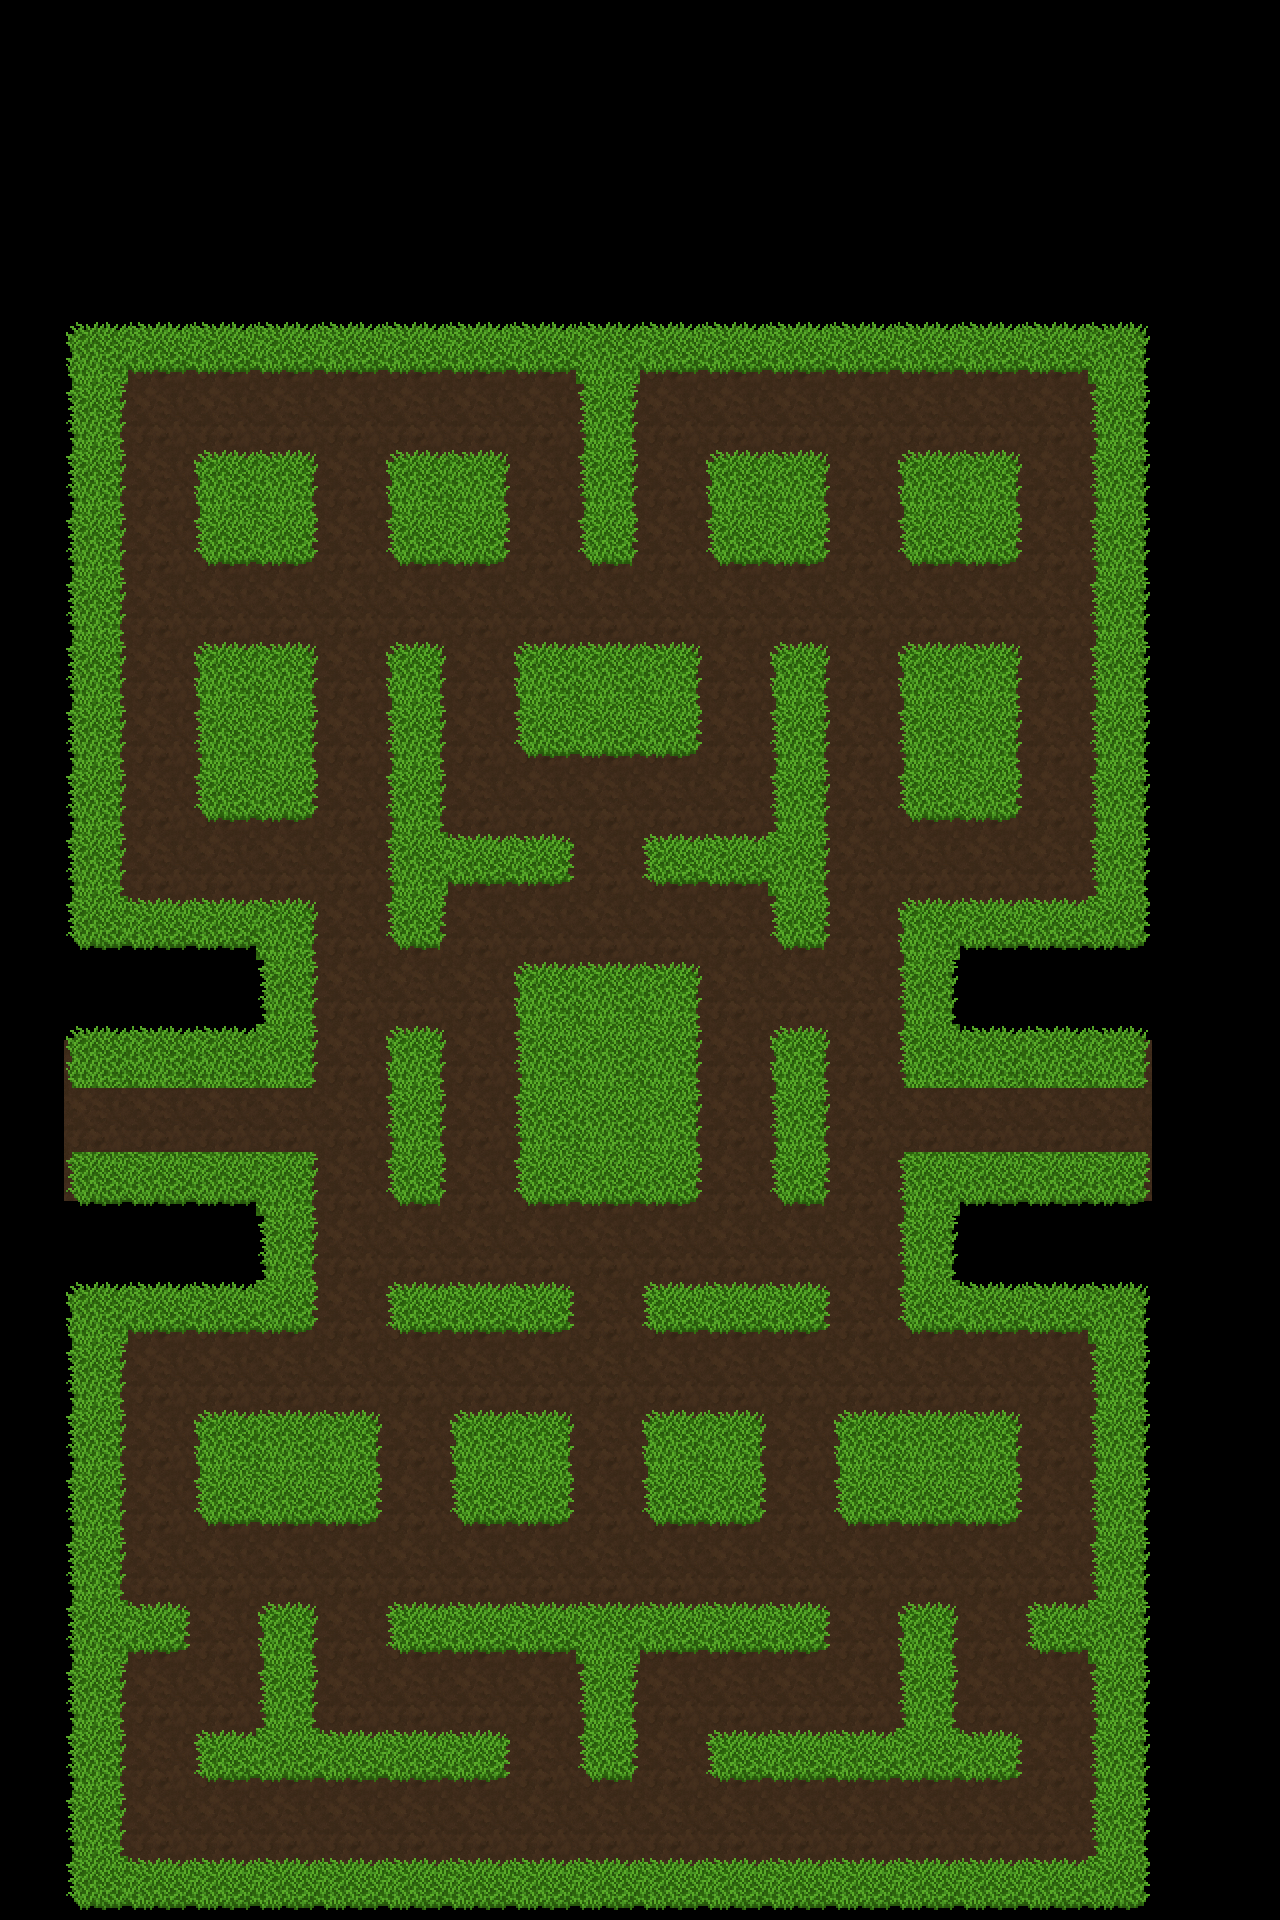

Tiled map render using the project's own tile images. Description and the map definition, with tile-layer contents summarised, below:
An orthogonal 20x30 tile map with 64x64 px tiles, 2 tile layers (Tile Layer 1, Tile Layer 2) and 239 objects.

<map version="1.8" tiledversion="1.8.5" orientation="orthogonal" renderorder="right-down" width="20" height="30" tilewidth="64" tileheight="64" infinite="0" nextlayerid="14" nextobjectid="352">
 <editorsettings>
  <export target="CaterpillarLevel4-start.tmx" format="tmx" />
 </editorsettings>
 <tileset firstgid="1" source="grass_atlas2.tsx" />
 <layer id="1" name="Tile Layer 1" width="20" height="30">
  <data>[600 cells, 413 non-empty, 9 distinct tile ids]</data>
 </layer>
 <layer id="2" name="Tile Layer 2" width="20" height="30">
  <data>[600 cells, 230 non-empty, 18 distinct tile ids]</data>
 </layer>
 <objectgroup id="13" name="Path">
  <object id="161" x="128" y="384" width="64" height="64" />
  <object id="163" x="192" y="384" width="64" height="64" />
  <object id="164" x="256" y="384" width="64" height="64" />
  <object id="165" x="320" y="384" width="64" height="64" />
  <object id="166" x="384" y="384" width="64" height="64" />
  <object id="167" x="448" y="384" width="64" height="64" />
  <object id="168" x="512" y="384" width="64" height="64" />
  <object id="169" x="512" y="448" width="64" height="64" />
  <object id="170" x="512" y="512" width="64" height="64" />
  <object id="171" x="512" y="576" width="64" height="64" />
  <object id="172" x="448" y="576" width="64" height="64" />
  <object id="193" x="448" y="640" width="64" height="64" />
  <object id="194" x="448" y="704" width="64" height="64" />
  <object id="195" x="448" y="768" width="64" height="64" />
  <object id="196" x="512" y="768" width="64" height="64" />
  <object id="197" x="576" y="768" width="64" height="64" />
  <object id="198" x="640" y="768" width="64" height="64" />
  <object id="199" x="704" y="768" width="64" height="64" />
  <object id="200" x="704" y="704" width="64" height="64" />
  <object id="201" x="704" y="640" width="64" height="64" />
  <object id="202" x="704" y="576" width="64" height="64" />
  <object id="203" x="640" y="576" width="64" height="64" />
  <object id="206" x="640" y="512" width="64" height="64" />
  <object id="207" x="640" y="448" width="64" height="64" />
  <object id="208" x="640" y="384" width="64" height="64" />
  <object id="209" x="704" y="384" width="64" height="64" />
  <object id="210" x="768" y="384" width="64" height="64" />
  <object id="211" x="832" y="384" width="64" height="64" />
  <object id="216" x="896" y="384" width="64" height="64" />
  <object id="217" x="960" y="384" width="64" height="64" />
  <object id="218" x="1024" y="384" width="64" height="64" />
  <object id="219" x="1024" y="448" width="64" height="64" />
  <object id="220" x="1024" y="512" width="64" height="64" />
  <object id="221" x="1024" y="576" width="64" height="64" />
  <object id="225" x="1024" y="640" width="64" height="64" />
  <object id="226" x="1024" y="704" width="64" height="64" />
  <object id="227" x="1024" y="768" width="64" height="64" />
  <object id="228" x="1024" y="832" width="64" height="64" />
  <object id="229" x="960" y="832" width="64" height="64" />
  <object id="230" x="896" y="832" width="64" height="64" />
  <object id="232" x="832" y="832" width="64" height="64" />
  <object id="237" x="832" y="896" width="64" height="64" />
  <object id="238" x="832" y="960" width="64" height="64" />
  <object id="239" x="768" y="960" width="64" height="64" />
  <object id="240" x="704" y="960" width="64" height="64" />
  <object id="241" x="704" y="896" width="64" height="64" />
  <object id="242" x="640" y="896" width="64" height="64" />
  <object id="243" x="576" y="896" width="64" height="64" />
  <object id="244" x="576" y="832" width="64" height="64" />
  <object id="245" x="512" y="896" width="64" height="64" />
  <object id="246" x="448" y="896" width="64" height="64" />
  <object id="247" x="448" y="960" width="64" height="64" />
  <object id="248" x="384" y="960" width="64" height="64" />
  <object id="249" x="320" y="960" width="64" height="64" />
  <object id="250" x="320" y="896" width="64" height="64" />
  <object id="251" x="320" y="1024" width="64" height="64" />
  <object id="252" x="320" y="1088" width="64" height="64" />
  <object id="253" x="320" y="1152" width="64" height="64" />
  <object id="254" x="320" y="1216" width="64" height="64" />
  <object id="255" x="384" y="1216" width="64" height="64" />
  <object id="256" x="448" y="1216" width="64" height="64" />
  <object id="257" x="448" y="1152" width="64" height="64" />
  <object id="258" x="448" y="1088" width="64" height="64" />
  <object id="259" x="448" y="1024" width="64" height="64" />
  <object id="260" x="704" y="1024" width="64" height="64" />
  <object id="261" x="704" y="1088" width="64" height="64" />
  <object id="262" x="704" y="1152" width="64" height="64" />
  <object id="263" x="704" y="1216" width="64" height="64" />
  <object id="264" x="640" y="1216" width="64" height="64" />
  <object id="265" x="576" y="1216" width="64" height="64" />
  <object id="266" x="512" y="1216" width="64" height="64" />
  <object id="267" x="768" y="1216" width="64" height="64" />
  <object id="268" x="832" y="1216" width="64" height="64" />
  <object id="273" x="832" y="1280" width="64" height="64" />
  <object id="274" x="832" y="1344" width="64" height="64" />
  <object id="275" x="896" y="1344" width="64" height="64" />
  <object id="276" x="960" y="1344" width="64" height="64" />
  <object id="277" x="1024" y="1344" width="64" height="64" />
  <object id="278" x="1024" y="1408" width="64" height="64" />
  <object id="279" x="1024" y="1472" width="64" height="64" />
  <object id="280" x="1024" y="1536" width="64" height="64" />
  <object id="281" x="960" y="1536" width="64" height="64" />
  <object id="282" x="896" y="1536" width="64" height="64" />
  <object id="283" x="832" y="1536" width="64" height="64" />
  <object id="284" x="768" y="1536" width="64" height="64" />
  <object id="285" x="768" y="1472" width="64" height="64" />
  <object id="286" x="768" y="1408" width="64" height="64" />
  <object id="287" x="768" y="1344" width="64" height="64" />
  <object id="288" x="704" y="1344" width="64" height="64" />
  <object id="289" x="640" y="1344" width="64" height="64" />
  <object id="290" x="512" y="1344" width="64" height="64" />
  <object id="293" x="576" y="1344" width="64" height="64" />
  <object id="294" x="448" y="1344" width="64" height="64" />
  <object id="295" x="384" y="1344" width="64" height="64" />
  <object id="296" x="320" y="1344" width="64" height="64" />
  <object id="297" x="320" y="1280" width="64" height="64" />
  <object id="298" x="256" y="1344" width="64" height="64" />
  <object id="299" x="192" y="1344" width="64" height="64" />
  <object id="300" x="128" y="1344" width="64" height="64" />
  <object id="301" x="128" y="1408" width="64" height="64" />
  <object id="302" x="128" y="1472" width="64" height="64" />
  <object id="303" x="128" y="1536" width="64" height="64" />
  <object id="304" x="192" y="1536" width="64" height="64" />
  <object id="305" x="256" y="1536" width="64" height="64" />
  <object id="306" x="320" y="1536" width="64" height="64" />
  <object id="307" x="384" y="1536" width="64" height="64" />
  <object id="308" x="384" y="1472" width="64" height="64" />
  <object id="309" x="384" y="1408" width="64" height="64" />
  </objectgroup>
 <objectgroup id="10" name="Portal">
  <!-- 54 objects omitted --></objectgroup>
 <objectgroup id="3" name="Wall">
  <!-- 52 objects omitted --></objectgroup>
 <objectgroup id="4" name="Spawner">
  <!-- 2 objects omitted --></objectgroup>
 <objectgroup id="5" name="Object Layer 3" />
 <objectgroup id="6" name="Object Layer 4" />
 <objectgroup id="7" name="Object Layer 5" />
 <objectgroup id="8" name="Object Layer 6" />
 <objectgroup id="12" name="Snake Portal" />
</map>
<!-- 131 of 239 objects omitted -->